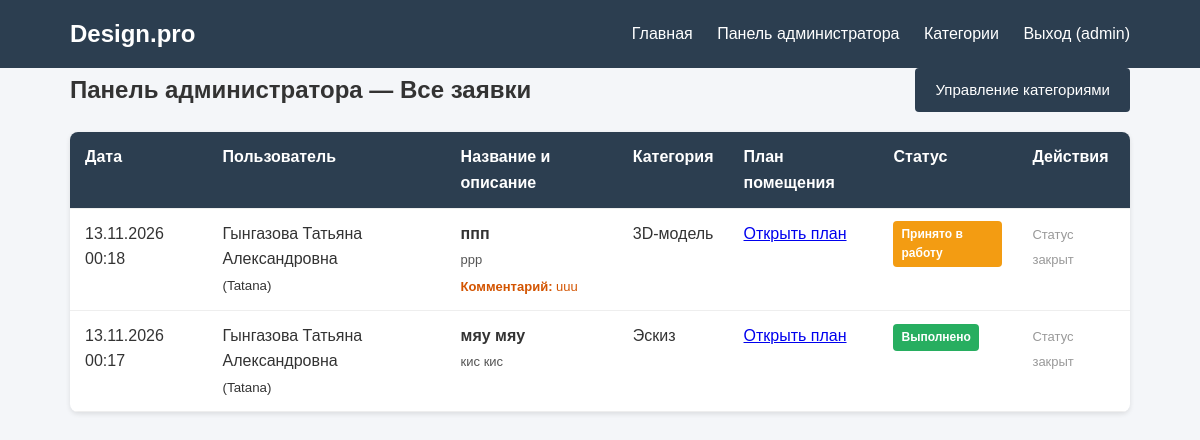
The page /panel/ (signed in) on the database as committed earlier.
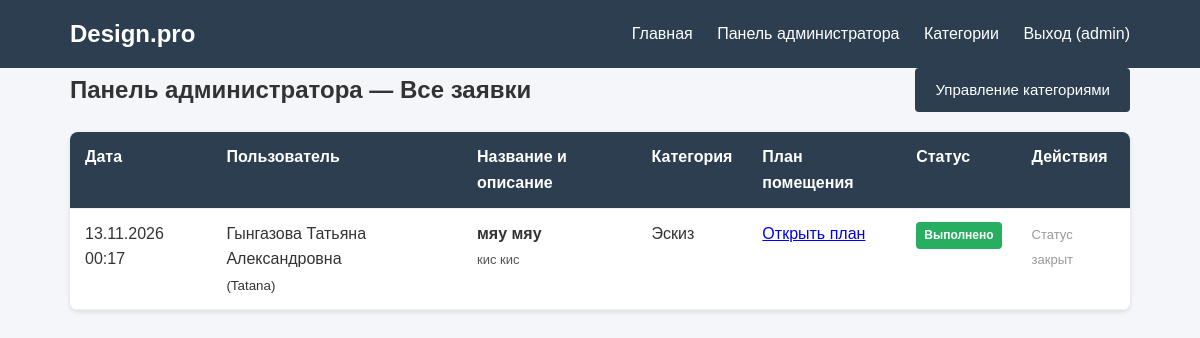
The same page on the database as committed later.
### main/models.py (models this page shows, shortened)
class Application(models.Model):
    STATUS_CHOICES = [
        ('new', 'Новая'),
        ('in_progress', 'Принято в работу'),
        ('completed', 'Выполнено'),
    ]
    user = models.ForeignKey(User, on_delete=models.CASCADE, related_name='applications', verbose_name='Пользователь')
    title = models.CharField(max_length=200, verbose_name='Название')
    description = models.TextField(verbose_name='Описание')
    category = models.ForeignKey(Category, on_delete=models.CASCADE, related_name='applications', verbose_name='Категория')
    plan_image = models.ImageField(upload_to='plans/', verbose_name='Фото помещения или план')
    design_image = models.ImageField(upload_to='designs/', blank=True, null=True, verbose_name='Изображение дизайна')
    comment = models.TextField(blank=True, null=True, verbose_name='Комментарий администратора')
    status = models.CharField(max_length=20, choices=STATUS_CHOICES, default='new', verbose_name='Статус')
    created_at = models.DateTimeField(auto_now_add=True, verbose_name='Дата создания')
    class Meta:
        verbose_name = 'Заявка'
        verbose_name_plural = 'Заявки'
        ordering = ['-created_at']

class User(AbstractUser):
    full_name = models.CharField(max_length=255, verbose_name='ФИО')

class Category(models.Model):
    name = models.CharField(max_length=100, unique=True, verbose_name='Название категории')
    class Meta:
        verbose_name = 'Категория'
        verbose_name_plural = 'Категории'

### main/views.py (the view)
# urls.py: path('panel/', views.admin_dashboard, name='admin_dashboard'),
@staff_member_required(login_url='login')
def admin_dashboard(request):
    applications = Application.objects.all().order_by('-created_at')
    return render(request, 'main/admin_dashboard.html', {'applications': applications})

### main/templates/main/admin_dashboard.html (shortened to what this page needs)
{% extends 'main/base.html' %}
{% block content %}
    <div style="display: flex; justify-content: space-between; align-items: center; margin-bottom: 20px;">
        <h2>Панель администратора — Все заявки</h2>
        <a href="{% url 'manage_categories' %}" class="btn">Управление категориями</a>
    </div>
    {% if applications %}
        <table class="data-table">
            <thead>
                <tr>
                    <th>Дата</th>
                    <th>Пользователь</th>
                    <th>Название и описание</th>
                    <th>Категория</th>
                    <th>План помещения</th>
                    <th>Статус</th>
                    <th>Действия</th>
                </tr>
            </thead>
            <tbody>
                {% for app in applications %}
                    <tr>
                        <td>{{ app.created_at|date:"d.m.Y H:i" }}</td>
                        <td>{{ app.user.full_name }}<br><small>({{ app.user.username }})</small></td>
                        <td>
                            <strong>{{ app.title }}</strong><br>
                            <span style="font-size: 13px; color: #555;">{{ app.description }}</span>
                            {% if app.comment %}
                                <div style="margin-top: 5px; font-size: 13px; color: #d35400;">
                                    <strong>Комментарий:</strong> {{ app.comment }}
                                </div>
                            {% endif %}
                        </td>
                        <td>{{ app.category.name }}</td>
                        <td>
                            {% if app.plan_image %}
                                <a href="{{ app.plan_image.url }}" target="_blank">Открыть план</a>
                            {% endif %}
                        </td>
                        <td>
                            <span class="badge badge-{{ app.status }}">
                                {{ app.get_status_display }}
                            </span>
                        </td>
                        <td>
                            {% if app.status == 'new' %}
                                <a href="{% url 'change_status' app.pk %}" class="btn" style="padding: 5px 10px; font-size: 13px;">Сменить статус</a>
                            {% else %}
                                <span style="color: #999; font-size: 13px;">Статус закрыт</span>
                            {% endif %}
                        </td>
                    </tr>
                {% endfor %}
            </tbody>
        </table>
    {% else %}
        <p>Заявок пока нет.</p>
    {% endif %}
{% endblock %}

Rows that differ between the two databases and show on the page:
removed Application: created_at "13.11.2026 00:18", user.full_name "Гынгазова Татьяна Александровна", user.username "Tatana", title "ппп", description "ррр", comment "uuu", category.name "3D-модель", status "Принято в работу", shows "Статус закрыт"
